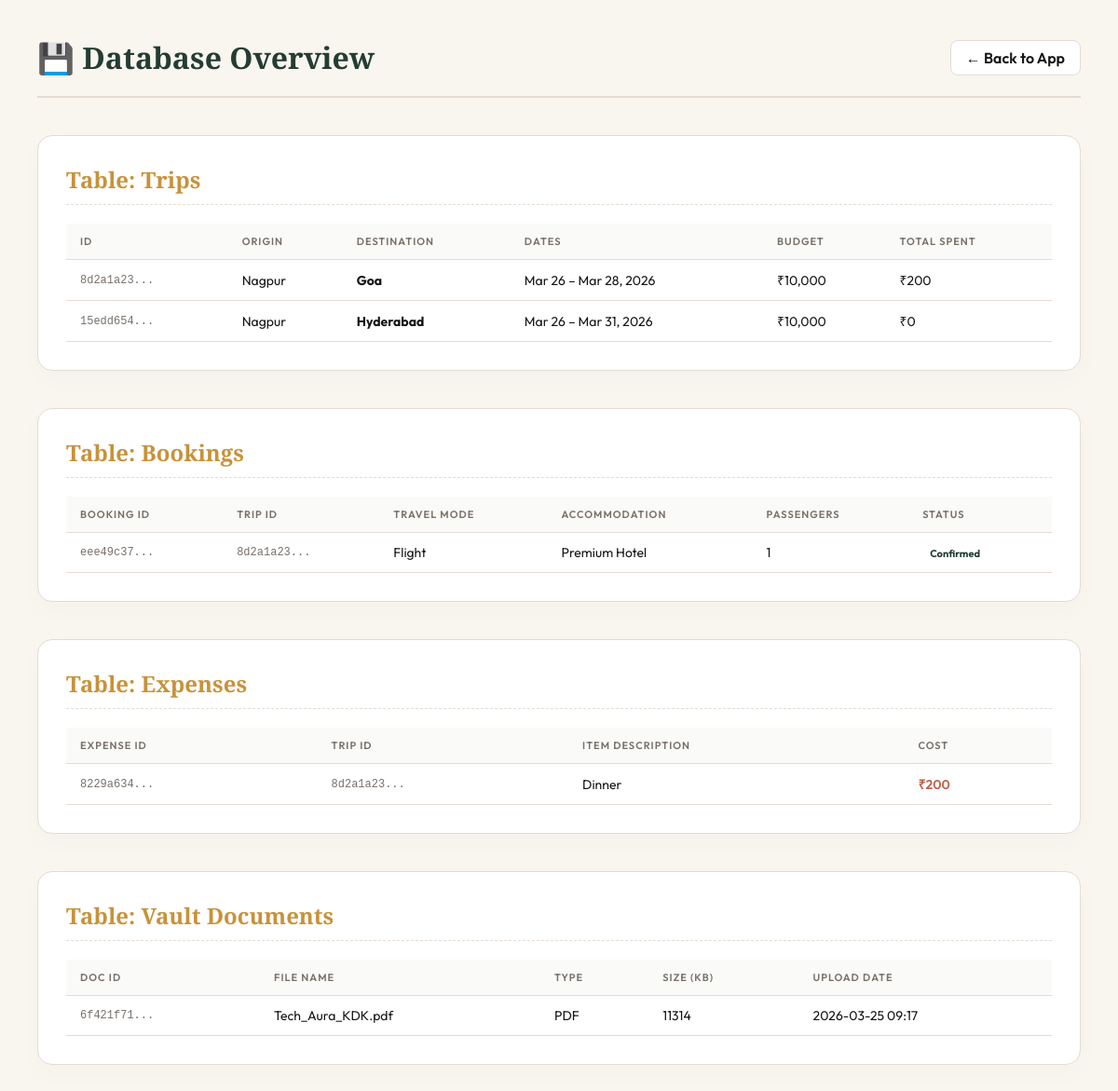
/admin, run on an earlier commit of the app's database.
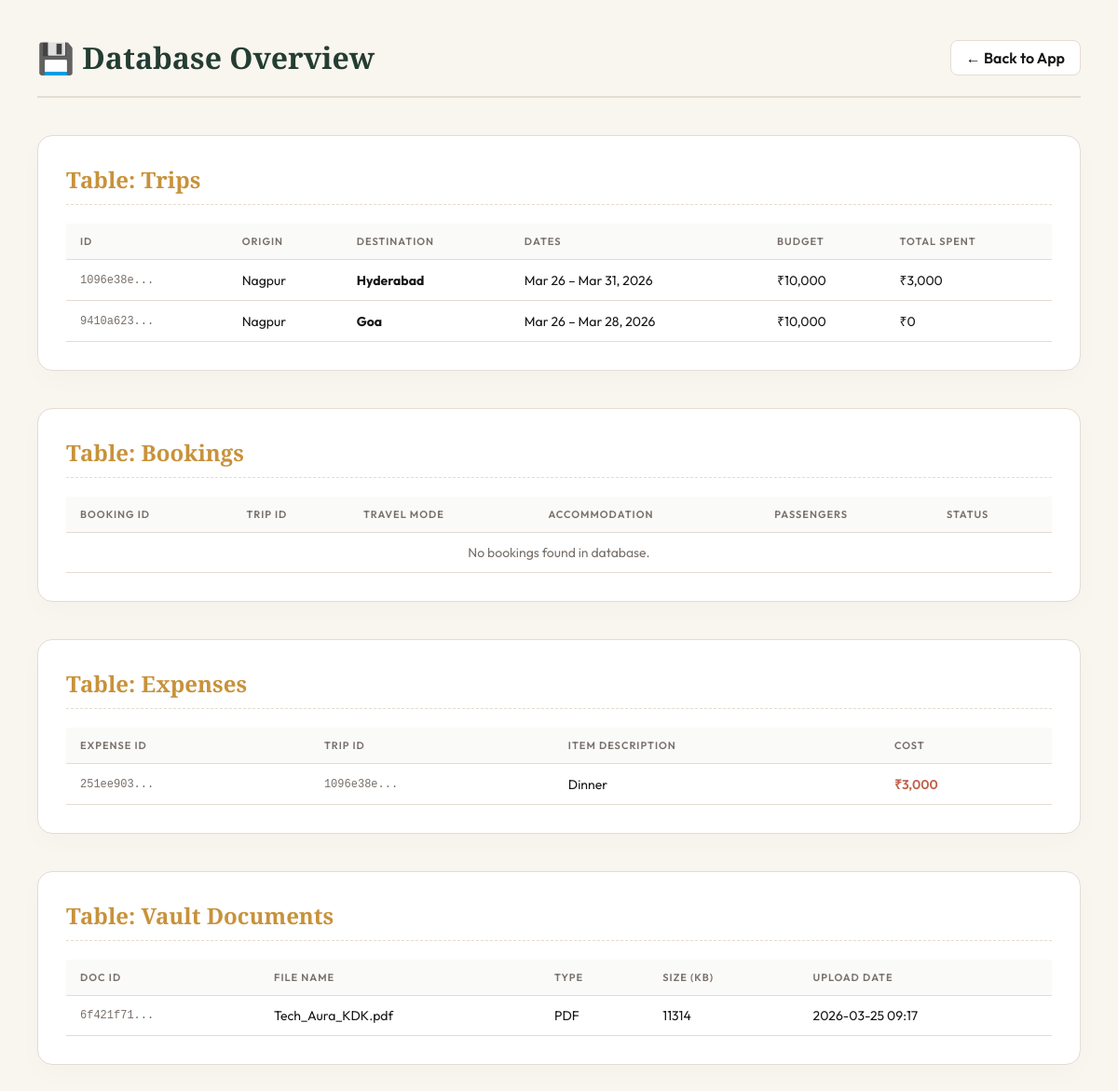
And on a later commit of the database.
### app.py (models this page shows, shortened)
class Trip(db.Model):
    id = db.Column(db.String(36), primary_key=True)
    origin = db.Column(db.String(100))
    destination = db.Column(db.String(100), nullable=False)
    dates = db.Column(db.String(100))
    budget = db.Column(db.Integer, default=0)
    notes = db.Column(db.Text)
    itinerary = db.Column(db.JSON, default=list)
    packing_list = db.Column(db.JSON, default=list)
    ai_recommendations = db.Column(db.JSON, default=dict)
    expenses = db.relationship('Expense', backref='trip', lazy=True, cascade="all, delete-orphan")
    booking = db.relationship('Booking', backref='trip', uselist=False, cascade="all, delete-orphan")
    @property
    def total_spent(self): return sum(e.cost for e in self.expenses)

class Expense(db.Model):
    id = db.Column(db.String(36), primary_key=True)
    item = db.Column(db.String(100), nullable=False)
    cost = db.Column(db.Integer, nullable=False)
    trip_id = db.Column(db.String(36), db.ForeignKey('trip.id'), nullable=False)

class Booking(db.Model):
    id = db.Column(db.String(36), primary_key=True)
    trip_id = db.Column(db.String(36), db.ForeignKey('trip.id'), nullable=False)
    travel_mode = db.Column(db.String(50))
    accommodation = db.Column(db.String(100))
    passengers = db.Column(db.Integer, default=1)
    payment_method = db.Column(db.String(50))
    status = db.Column(db.String(50), default="Confirmed")
    booking_date = db.Column(db.DateTime, default=datetime.utcnow)

class Document(db.Model):
    id = db.Column(db.String(36), primary_key=True)
    original_name = db.Column(db.String(255), nullable=False)
    saved_name = db.Column(db.String(255), nullable=False)
    file_type = db.Column(db.String(10))
    size_kb = db.Column(db.Integer)
    upload_date = db.Column(db.DateTime, default=datetime.utcnow)

### app.py (the view)
@app.route('/admin')
def admin_dashboard():
    all_trips = Trip.query.all()
    all_bookings = Booking.query.all()
    all_expenses = Expense.query.all()
    all_documents = Document.query.all()
    return render_template('admin.html',
                           trips=all_trips,
                           bookings=all_bookings,
                           expenses=all_expenses,
                           documents=all_documents)

### templates/admin.html (shortened to what this page needs)
<!DOCTYPE html>
<html lang="en">
<head>
</head>
<body>
    <div class="header">
        <h1>💾 Database Overview</h1>
        <a href="/" class="btn-back">← Back to App</a>
    </div>
    <div class="db-section">
        <h2>Table: Trips</h2>
        <table>
            <thead>
                <tr><th>ID</th><th>Origin</th><th>Destination</th><th>Dates</th><th>Budget</th><th>Total Spent</th></tr>
            </thead>
            <tbody>
                {% for trip in trips %}
                <tr>
                    <td class="id-cell">{{ trip.id[:8] }}...</td>
                    <td>{{ trip.origin }}</td>
                    <td><strong>{{ trip.destination }}</strong></td>
                    <td>{{ trip.dates }}</td>
                    <td>₹{{ "{:,}".format(trip.budget) }}</td>
                    <td>₹{{ "{:,}".format(trip.total_spent) }}</td>
                </tr>
                {% else %}
                <tr><td colspan="6" style="text-align:center; color:var(--muted);">No trips found in database.</td></tr>
                {% endfor %}
            </tbody>
        </table>
    </div>
    <div class="db-section">
        <h2>Table: Bookings</h2>
        <table>
            <thead>
                <tr><th>Booking ID</th><th>Trip ID</th><th>Travel Mode</th><th>Accommodation</th><th>Passengers</th><th>Status</th></tr>
            </thead>
            <tbody>
                {% for booking in bookings %}
                <tr>
                    <td class="id-cell">{{ booking.id[:8] }}...</td>
                    <td class="id-cell">{{ booking.trip_id[:8] }}...</td>
                    <td>{{ booking.travel_mode }}</td>
                    <td>{{ booking.accommodation }}</td>
                    <td>{{ booking.passengers }}</td>
                    <td><span class="badge">{{ booking.status }}</span></td>
                </tr>
                {% else %}
                <tr><td colspan="6" style="text-align:center; color:var(--muted);">No bookings found in database.</td></tr>
                {% endfor %}
            </tbody>
        </table>
    </div>
    <div class="db-section">
        <h2>Table: Expenses</h2>
        <table>
            <thead>
                <tr><th>Expense ID</th><th>Trip ID</th><th>Item Description</th><th>Cost</th></tr>
            </thead>
            <tbody>
                {% for expense in expenses %}
                <tr>
                    <td class="id-cell">{{ expense.id[:8] }}...</td>
                    <td class="id-cell">{{ expense.trip_id[:8] }}...</td>
                    <td>{{ expense.item }}</td>
                    <td style="color:var(--terra); font-weight:600;">₹{{ "{:,}".format(expense.cost) }}</td>
                </tr>
                {% else %}
                <tr><td colspan="4" style="text-align:center; color:var(--muted);">No expenses found in database.</td></tr>
                {% endfor %}
            </tbody>
        </table>
    </div>
    <div class="db-section">
        <h2>Table: Vault Documents</h2>
        <table>
            <thead>
                <tr><th>Doc ID</th><th>File Name</th><th>Type</th><th>Size (KB)</th><th>Upload Date</th></tr>
            </thead>
            <tbody>
                {% for doc in documents %}
                <tr>
                    <td class="id-cell">{{ doc.id[:8] }}...</td>
                    <td>{{ doc.original_name }}</td>
                    <td>{{ doc.file_type | upper }}</td>
                    <td>{{ doc.size_kb }}</td>
                    <td>{{ doc.upload_date.strftime('%Y-%m-%d %H:%M') }}</td>
                </tr>
                {% else %}
                <tr><td colspan="5" style="text-align:center; color:var(--muted);">No documents found in vault.</td></tr>
                {% endfor %}
            </tbody>
        </table>
    </div>
</body>
</html>

### templates/admin.html (style rules this page uses)
:root { --cream: #f9f5ef; --paper: #ffffff; --terra: #c0614a; --forest: #243d32; --gold: #c8923a; --ink: #161616; --muted: #78706a; --border: #e4dcd2; }
body { background: var(--cream); color: var(--ink); font-family: 'Outfit', sans-serif; margin: 0; padding: 40px; }
.header { display: flex; justify-content: space-between; align-items: center; margin-bottom: 40px; border-bottom: 2px solid var(--border); padding-bottom: 20px; }
.header h1 { font-family: 'Playfair Display', serif; color: var(--forest); margin: 0; font-size: 32px; }
.btn-back { background: white; border: 1px solid var(--border); padding: 8px 16px; border-radius: 8px; text-decoration: none; color: var(--ink); font-weight: 600; transition: 0.2s; }
.db-section { background: var(--paper); border: 1px solid var(--border); border-radius: 16px; padding: 30px; margin-bottom: 40px; box-shadow: 0 10px 30px rgba(0,0,0,0.02); overflow-x: auto; }
.db-section h2 { font-family: 'Playfair Display', serif; color: var(--gold); margin-top: 0; border-bottom: 1px dashed var(--border); padding-bottom: 10px; }
table { width: 100%; border-collapse: collapse; margin-top: 20px; font-size: 14px; }
th, td { padding: 12px 15px; text-align: left; border-bottom: 1px solid var(--border); }
th { background: #fafaf8; color: var(--muted); font-weight: 600; text-transform: uppercase; font-size: 11px; letter-spacing: 1px; }
.id-cell { font-family: monospace; color: var(--muted); font-size: 12px; }

What changed in the data, as far as the page shows it:
removed Trip: id "8d2a1a23", origin "Nagpur", destination "Goa", dates "Mar 26 – Mar 28, 2026", budget "10,000"
removed Expense: total_spent "200", id "8229a634", trip_id "8d2a1a23", item "Dinner", cost "200"
removed Trip: id "15edd654", origin "Nagpur", destination "Hyderabad", dates "Mar 26 – Mar 31, 2026", budget "10,000", total_spent "0"
removed Booking: id "eee49c37", trip_id "8d2a1a23", travel_mode "Flight", accommodation "Premium Hotel", passengers "1", status "Confirmed"
added Trip: id "1096e38e", origin "Nagpur", destination "Hyderabad", dates "Mar 26 – Mar 31, 2026", budget "10,000"
added Expense: total_spent "3,000", id "251ee903", trip_id "1096e38e", item "Dinner", cost "3,000"
added Trip: id "9410a623", origin "Nagpur", destination "Goa", dates "Mar 26 – Mar 28, 2026", budget "10,000", total_spent "0"
Also different on the page:
text now shown: "No bookings found in database."
